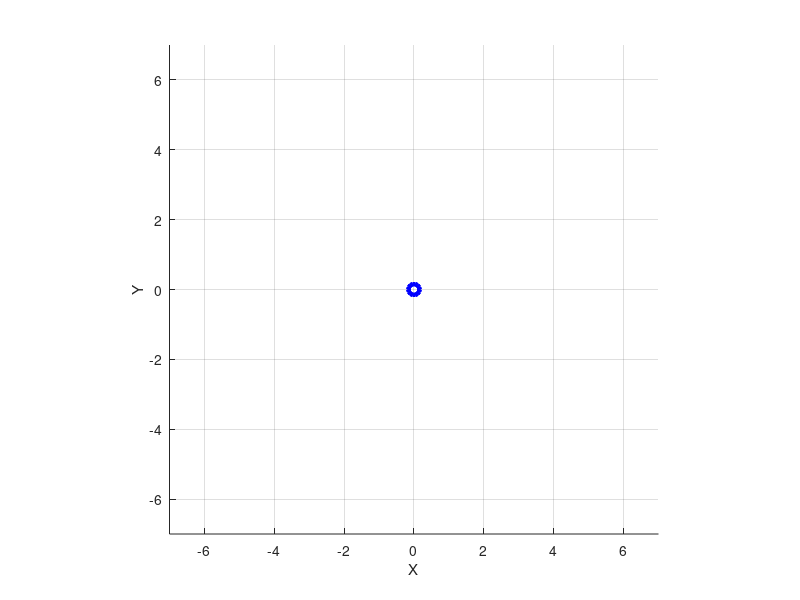

Here is the MATLAB script that generated this plot: (Note: this script raises an error after producing the figure.)
L1 = 3;
L2 = 3;
puntos = 50;

theta1_deg = [linspace(0, 45, puntos), 45 * ones(1, puntos)];
theta2_deg = [zeros(1, puntos), linspace(0, 45, puntos)];

figure;
hold on; 
axis equal;
grid on;
xlim([-(L1+L2+1), (L1+L2+1)]);
ylim([-(L1+L2+1), (L1+L2+1)]);
xlabel('X'); ylabel('Y');

hBrazo = plot([0 0 0], [0 0 0], '-o', 'LineWidth', 3, 'MarkerSize', 8, 'Color', 'b');

for k = 1:length(theta1_deg)
    q1 = deg2rad(theta1_deg(k));
    q2 = deg2rad(theta2_deg(k));
    
    T01 = RotZ(q1);
    T12 = Traslacion(L1, 0, 0) * RotZ(q2);
    T02 = T01 * T12;
    
    P0 = [0; 0; 0; 1];
    P1 = T01 * [L1; 0; 0; 1];
    P2 = T02 * [L2; 0; 0; 1];
    
    set(hBrazo, 'XData', [P0(1), P1(1), P2(1)], 'YData', [P0(2), P1(2), P2(2)]);
    drawnow;
    pause(0.02);
end

function T = Traslacion(tx, ty, tz)
    T = [1 0 0 tx;
         0 1 0 ty;
         0 0 1 tz;
         0 0 0  1];
end

function R = RotZ(theta)
    R = [cos(theta) -sin(theta)  0  0;
         sin(theta)  cos(theta)  0  0;
         0           0           1  0;
         0           0           0  1];
end
